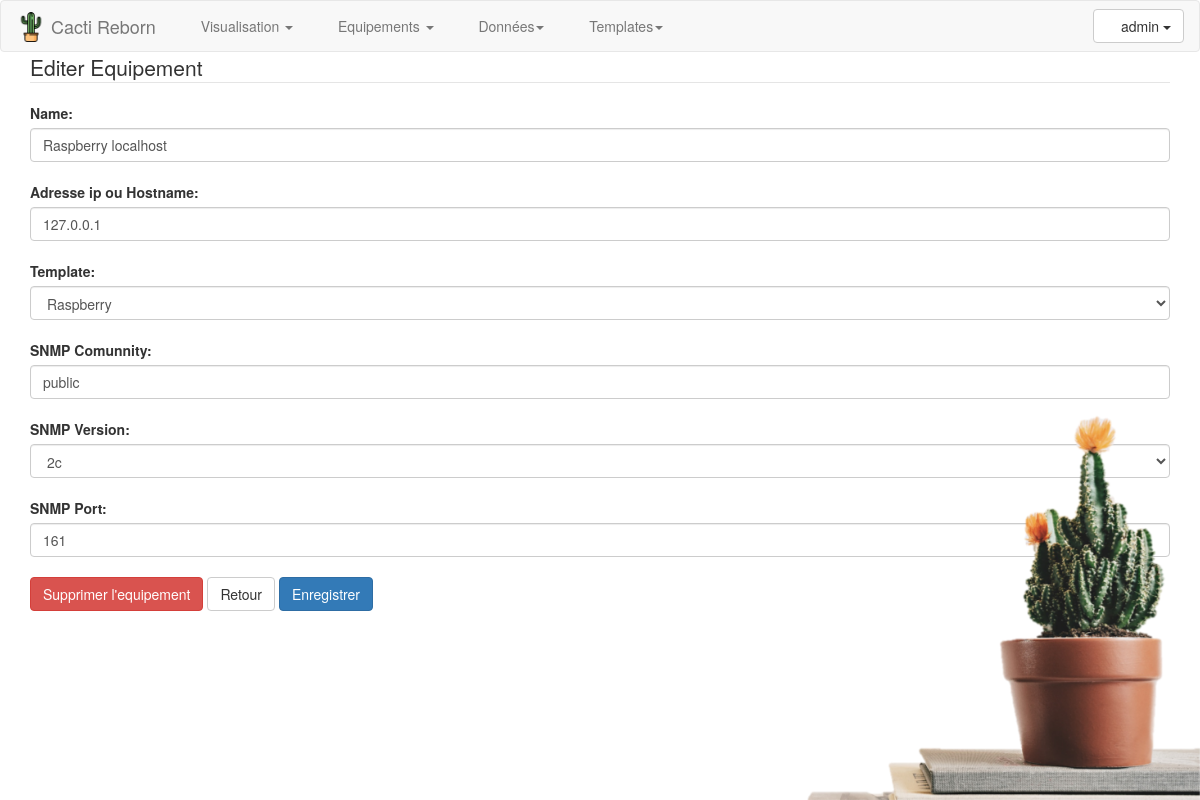
The page /Version-Reborn/reborn/devices.php?edit=15 (signed in) on the database its author committed.
### tables this page shows
CREATE TABLE `hosts` (
  `id` int(11) NOT NULL,
  `description` varchar(255) NOT NULL,
  `hostname` varchar(255) NOT NULL,
  `host_template_id` int(11) NOT NULL,
  `snmp_community` varchar(255) NOT NULL,
  `snmp_version` int(11) NOT NULL,
  `snmp_port` int(11) NOT NULL,
  `status` int(11) DEFAULT NULL,
  `code_barre` varchar(20) DEFAULT NULL,
  `version_systeme` varchar(255) DEFAULT NULL
);

CREATE TABLE `host_template` (
  `id` mediumint(8) UNSIGNED NOT NULL,
  `hash` varchar(32) DEFAULT '',
  `name` varchar(100) NOT NULL DEFAULT ''
);

### Version-Reborn/reborn/devices.php (the view, shortened to what this page needs)
<?php
if(isset($_SESSION['connected']) && ($_SESSION['connected'] == "yes")){
include("top_header.php");
	?>
<div class="container">
		<div id="font-image" class="pull-right hidden-xs hidden-sm">
			<img src="<?php echo $config['url_path']; ?>src/background.png"  />
		</div>
		<?php
		if(isset($_GET['edit'])){
		$templateslist = $bdd->query('SELECT id,name FROM host_template');
		$hosts = $bdd->query('SELECT id , description ,hostname, host_template_id,snmp_community,snmp_version, snmp_port FROM hosts WHERE id='.$_GET['edit'].' ORDER BY id');
		foreach($hosts as $host){
		?>
		<form action="devices.php?edit=<?php echo $host['id']; ?>" method="post">
		<legend style="text-align: left;">Editer Equipement</legend>
			<label>Name:</label>
            <input type="text" id="description" name="description" required="required" maxlength="255" class="form-control " value="<?php echo $host['description']; ?>" />
            <label>Adresse ip ou Hostname:</label>
            <input type="text" id="hostname" name="hostname" required="required" maxlength="255" class="form-control " value="<?php echo $host['hostname']; ?>" />
			<label>Template:</label>
			<select id="host_template_id" name="host_template_id" required="required" class="form-control">
			  <?php foreach($templateslist as $templates){ ?>
			    <option value="<?php echo $templates['id'];?>" <?php if($templates['id'] == $host['host_template_id']){ echo "selected=selected"; } ?> ><?php echo $templates['name']; ?></option>
			  <?php } ?>
			</select>
			<label>SNMP Comunnity:</label>
            <input type="text" id="snmp_community" name="snmp_community" required="required" maxlength="255" class="form-control " value="<?php echo $host['snmp_community']; ?>"/>
			<label>SNMP Version:</label>
			 <select id="snmp_version" name="snmp_version" required="required" class="form-control">
			  <option value="2" <?php if($host['snmp_version'] == 2){ echo "selected=selected"; } ?> >2c</option>
			</select>
			<label>SNMP Port:</label>
            <input type="number" id="snmp_port" name="snmp_port" required="required" maxlength="5" class="form-control" value="<?php echo $host['snmp_port']; ?>" />
			<a href="devices.php?delete=<?php echo $host['id']; ?>"><input class="btn btn-danger" type="button" value="Supprimer l'equipement" /></a>
			<a href="index.php"><input class="btn btn-default" type="button" value="Retour" /></a>
			<input name="form" class="btn btn-primary " type="submit" value="Enregistrer" />
		<?php } } ?>
		</form>
</div>
<?php }else{ header('Location: ./login.php'); } ?>

### Version-Reborn/reborn/top_header.php (style rules this page uses)
#font-image { position:fixed; right: 0px; bottom: 0px; width: 400px; }
#font-image img { height:50%; width:100%; }

### rows shown on the page
hosts: description "Raspberry localhost", hostname "127.0.0.1", host_template_id "Raspberry", snmp_community "public", snmp_version "2c", snmp_port "161"

### other values the page prints
$username "admin"
